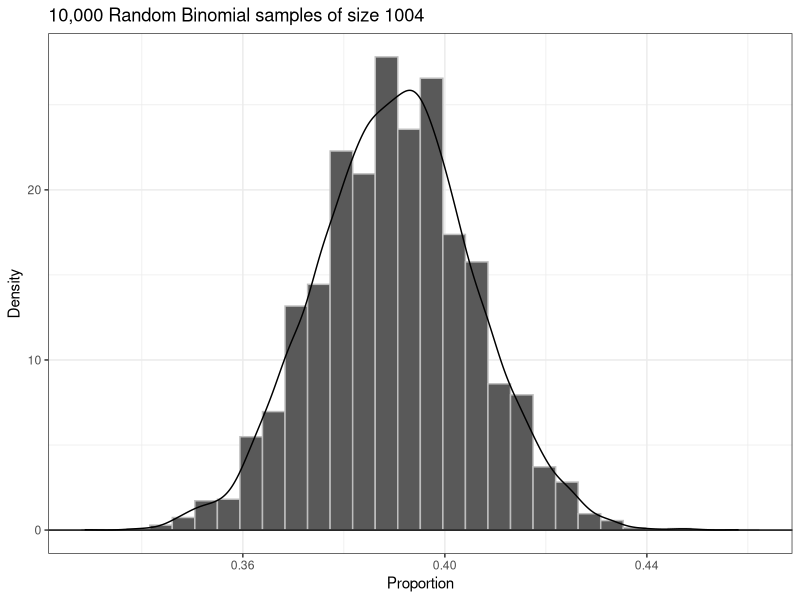
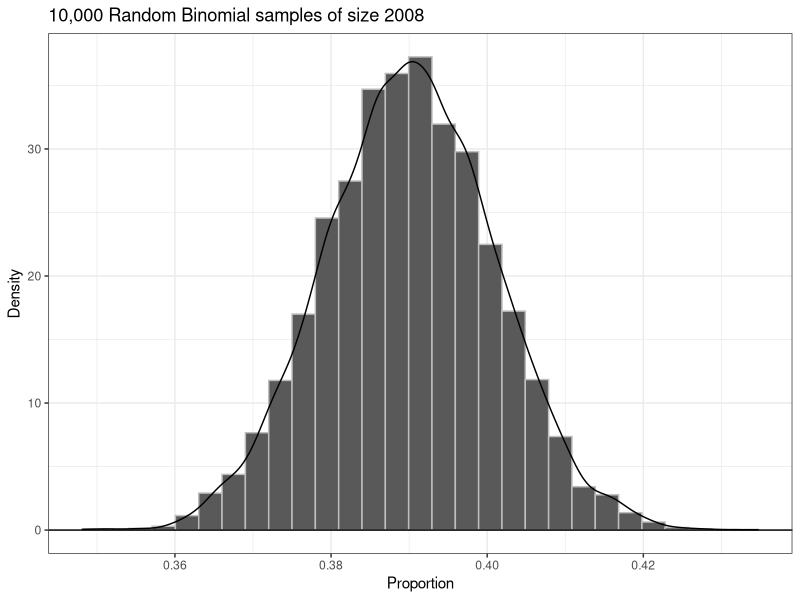

R code for these plots, in order: (Note: a time limit stopped this script after it produced the figures.)
library(tidyverse)
library(patchwork)

sims = tibble(sample = seq(1:10000))

set.seed(7272)
n = 1004
samples = rbinom(n = 10000, size = n, prob = 0.39)
props = samples/n
sims = sims |>
  mutate(props = props)

ggplot(data = sims) +
  geom_histogram(aes(x = props, y = after_stat(density)), color = 'grey')+
  geom_density(aes(x = props, y = after_stat(density))) +
  geom_hline(yintercept = 0) +
  labs(x = 'Proportion',
       y = 'Density',
       title = '10,000 Random Binomial samples of size 1004') +
  theme_bw()

range.95 = unname(quantile(sims$props, probs = c(0.025, 0.975)))
lower.95 = range.95[1]
upper.95 = range.95[2]

(MOE.est = (upper.95 - lower.95)/2)


## Doubled sample size

sims2 = tibble(sample = seq(1:10000))

n = n*2

samples = rbinom(n = 10000, size = n, prob = 0.39)
props = samples/n
sims2 = sims2 |>
  mutate(props = props)

ggplot(data = sims2) +
  geom_histogram(aes(x = props, y = after_stat(density)), color = 'grey')+
  geom_density(aes(x = props, y = after_stat(density))) +
  geom_hline(yintercept = 0) +
  labs(x = 'Proportion',
       y = 'Density',
       title = '10,000 Random Binomial samples of size 2008') +
  theme_bw()

range.2 = unname(quantile(sims2$props, probs = c(0.025, 0.975)))
lower.2 = range.2[1]
upper.2 = range.2[2]

(MOE.2 = (upper.2 - lower.2)/2)

########################################################################
# PART 2
########################################################################

answer = 1:1004
answer[1:1004*0.39] = 'Satisfied'
answer[(1004*0.39+1):(1004*0.39+1+1004*0.59)] = 'Dissatisfied'
answer[(1004*0.39+1+1004*0.59+1):1005] = 'No Opinion'

gallup.dat = tibble(participant = 1:1004,
                    response = answer)
probs = tibble(iteration = 1:10000)
prob = 1:10000

for (i in 1:10000){
  set.seed(7272+i)
  gallup.dat = gallup.dat |>
    mutate(!!as.character(i) := sample(response, size = length(response), replace = T))
  prob[i] = sum(gallup.dat[[as.character(i)]] == 'Satisfied')/1004
}

probs = probs |>
  mutate(proportions = prob)

ggplot(data = probs) +
  geom_histogram(aes(x = proportions, y = after_stat(density)),
                 color = 'grey')+
  geom_density(aes(x = proportions, y = after_stat(density))) +
  geom_hline(yintercept = 0) +
  labs(x = 'Proportion',
       y = 'Density',
       title = 'Sampling Distribution by Resampling 10,000 Times') +
  theme_bw()

range.resample = unname(quantile(probs$proportions, probs = c(0.025, 0.975)))
lower.resample = range.resample[1]
upper.resample = range.resample[2]

(resample.MOE = (upper.resample - lower.resample)/2)

MOEs = tibble(Sample = c('rbinom size 1004', 'rbinom size 2008', 'resample'),
              MOE = c(MOE.est, MOE.2, resample.MOE))

################################################################################
### PART 3
################################################################################


n = seq(100, 3000, by = 10)
p = seq(0.01, 0.99, by = 0.01)



simulation = function (n, p){
  
  simulations = tibble(sample = seq(1:10000))
  
  samples = rbinom(n = 10000, size = n, prob = p)
  props = samples/n
  
  range.95 = unname(quantile(props, probs = c(0.025, 0.975)))
  lower.95 = range.95[1]
  upper.95 = range.95[2]
  MOE = (upper.95 - lower.95)/2
  
  return(MOE)
}

params = expand.grid(n = n, p = p)


params$MOE = mapply(simulation, params$n, params$p)

params = params |>
  rename("MOE Estimate" = 'MOE')



estimate.plot = ggplot(data = params) + 
  geom_raster(aes(x = n, y = p, fill = `MOE Estimate`)) +
  scale_fill_viridis_c(direction = -1) +
  labs(title = "MOE estimate as a Function of n and p",
    x = "Sample Size (n)",
    y = "Probability (p)",
    fill = "MOE Estimate") +
  theme_minimal()

wilson = function (n, p){
  z = qnorm(0.975)
  
  simulations = tibble(sample = seq(1:10000))
  
  samples = rbinom(n = 10000, size = n, prob = p)
  props = samples/n
  
  MOE = z*((sqrt(n*p*(1-p)+((z^2)/4))/(n+z^2)))

  return(MOE)
}

params = params |>
  mutate(Wilson = mapply(wilson, params$n, params$p))

wilson.plot = ggplot(data = params) + 
  geom_raster(aes(x = n, y = p, fill = Wilson)) +
  scale_fill_viridis_c(direction = -1) +
  labs(title = "Wilson's MOE as a Function of n and p",
       x = "Sample Size (n)",
       y = "Probability (p)",
       fill = "Wilson's MOE") +
  theme_minimal()

estimate.plot + wilson.plot
